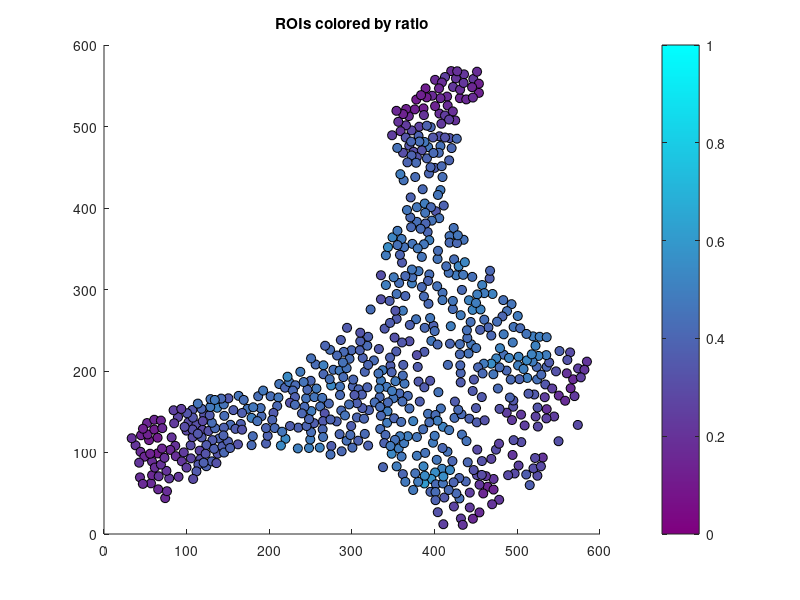

This figure's MATLAB source: (Note: this script raises an error after producing the figure.)
%%% THIS Script show an exampel of data treatment to perfom the early and late born neuron clusteirng used in Fgiure 6a and Supp. Figure 20.

%IT  first load the x y position and fluo itensnityy of cell ROI extracted from
%%% the two dye images (obtained with 561 and 642 nm excitation laser )
%%% (contained in fluoANDpositionWHALOCAMP.mat file). Then matches the
%%% coordinate in the two channels and define the dye ration of each resulting neurons. 
%%% Then, based on k-means or GMM clustering, accoridgn to ratio, the full
%%% popualtion is divided int otwo group , earry and late born neurons 


load fluoANDpositionWHALOCAMP

%% -------- PARAMETERS --------
pair_thr  = 6;        % max distance (px) to consider ROIs a match
eps_denom = 1e-12;    % avoid divide-by-zero
METRIC    = 'ratio';  % 'ratio' or 'ratioVector'

% Required inputs (must already be in workspace):
% x561, y561, x642, y642

% -------- 1) Pair ROIs by nearest neighbor --------
n1 = numel(x561);
n2 = numel(x642);

% Distance matrix between ROIs in the two channels
DX   = x561(:) - x642(:)';  
DY   = y561(:) - y642(:)';  
Dist = hypot(DX, DY);       % n1 x n2

% Greedy matching: smallest distance first, no duplicates
pairs = [];
used1 = false(n1,1);
used2 = false(n2,1);

while true
    DistMasked = Dist;
    DistMasked(used1, :) = inf;
    DistMasked(:, used2) = inf;

    [mn, idx] = min(DistMasked(:));
    if ~isfinite(mn) || mn > pair_thr
        break;
    end

    [i1, i2] = ind2sub([n1 n2], idx);
    pairs(end+1,:) = [i1 i2]; 
    used1(i1) = true;
    used2(i2) = true;
end

if isempty(pairs)
    warning('No ROI pairs found within threshold %.1f px.', pair_thr);
end

% Indices of matched ROIs
i561 = pairs(:,1);
i642 = pairs(:,2);

%% -------- 3) Compute metric & normalization --------
switch lower(METRIC)
    case 'ratio'
        % Xraw in [0,1]: 561 / (561 + 642)
        Xraw   = fluo561 ./ max(fluo561 + fluo642, eps_denom);
        Xnorm  = min(max(Xraw,0),1);     % for colormap
        cbLabel = 'RATIO = 561 / (561 + 642)';

    case 'ratiovector'
        % Xraw in [0, pi/2]: atan(561/642)
        Xraw   = atan2(fluo561, max(fluo642, eps_denom));
        Xnorm  = Xraw / (pi/2);          % normalize to [0,1]
        cbLabel = 'atan(561/642), normalized';

    otherwise
        error('Unknown METRIC "%s". Use ''ratio'' or ''ratioVector''.', METRIC);
end

% -------- Purple → cyan colormap --------
nC  = 256;
c1  = [0.5 0.00 0.5];  % purple
c2  = [0.0 1.00 1.0];  % cyan
cmap = [linspace(c1(1),c2(1),nC)', ...
        linspace(c1(2),c2(2),nC)', ...
        linspace(c1(3),c2(3),nC)'];

ci = max(1, min(nC, round(1 + Xnorm*(nC-1))));  % index into colormap

% --------  Plot: colored ROIs over 561 image --------
figure('Name','ROI Metric','Position',[100 100 700 600]);

%imshow(img561, [], 'InitialMagnification','fit'); 
%hold on;

scatter(x561(i561), y561(i561), 45, cmap(ci,:), ...
    'filled', 'MarkerEdgeColor','k', 'LineWidth',0.5);

title(sprintf('ROIs colored by %s', METRIC));
colormap(gca, cmap);
caxis([0 1]);                     % normalized color scale
cb = colorbar;
cb.Label.String = cbLabel;

hold off;


%% 
% Clustering on METRIC (Xraw): K-means or GMM + colored ROI map + per-cluster rasters
% ---------------------------

% --- Choose clustering method and K
CLUST_METHOD = 'kmeans';    % 'kmeans' or 'gmm'
K_user = [];                % [] → auto-select (silhouette for kmeans, BIC for GMM)
Kmin = 2; 
Kmax = 4;                   % search range for auto

X = Xraw(:);                % metric vector for matched ROIs
N = numel(X);

% --- Compute clusters
switch lower(CLUST_METHOD)
    case 'kmeans'
        if isempty(K_user)
            bestK = []; 
            bestSil = -inf; 
            bestIdx = [];
            opts = statset('MaxIter', 1000, 'Display', 'off');
            for K = Kmin:min(Kmax, N)
                try
                    idx0 = kmeans(X, K, 'Replicates', 10, 'Options', opts, 'Distance', 'sqeuclidean');
                    s = silhouette(X, idx0);
                    sil = mean(s, 'omitnan');
                    if sil > bestSil
                        bestSil = sil; 
                        bestK = K; 
                        bestIdx = idx0;
                    end
                catch
                end
            end
            if isempty(bestIdx)
                bestK = min(max(2, Kmin), N);
                if bestK <= 1
                    warning('Not enough data to cluster.'); 
                    return;
                end
                bestIdx = kmeans(X, bestK, 'Replicates', 5, ...
                    'Options', statset('MaxIter',500,'Display','off'));
            end
        else
            bestK = K_user;
            bestIdx = kmeans(X, bestK, 'Replicates', 10, ...
                'Options', statset('MaxIter',1000,'Display','off'));
        end

        % order clusters by ascending cluster mean
        centers = accumarray(bestIdx, X, [bestK 1], @mean, NaN);
        [centers, ord] = sort(centers, 'ascend');
        map = zeros(size(bestIdx));
        for k = 1:bestK
            map(bestIdx==ord(k)) = k;
        end
        clustIdx = map;
        K = bestK;

    case 'gmm'
        opts = statset('MaxIter', 2000, 'Display', 'off');
        if isempty(K_user)
            gmBest = []; 
            bestBIC = inf; 
            bestK = NaN;
            for K = Kmin:min(Kmax, max(2,N))
                try
                    gm = fitgmdist(X, K, 'RegularizationValue', 1e-6, ...
                        'Options', opts, 'Replicates', 10);
                    if gm.BIC < bestBIC
                        bestBIC = gm.BIC; 
                        gmBest = gm; 
                        bestK = K;
                    end
                catch
                end
            end
            if isempty(gmBest)
                warning('GMM failed to fit.'); 
                return;
            end
            [idx, ~, ~] = cluster(gmBest, X);
            [muSorted, ord] = sort(gmBest.mu, 'ascend');
            map = zeros(size(idx));
            for k = 1:bestK
                map(idx==ord(k)) = k;
            end
            clustIdx = map;
            K = bestK;
        else
            gm = fitgmdist(X, K_user, 'RegularizationValue', 1e-6, ...
                'Options', opts, 'Replicates', 10);
            [idx, ~, ~] = cluster(gm, X);
            [muSorted, ord] = sort(gm.mu, 'ascend');
            map = zeros(size(idx));
            for k = 1:K_user
                map(idx==ord(k)) = k;
            end
            clustIdx = map;
            K = K_user;
        end

    otherwise
        error('Unknown CLUST_METHOD: use ''kmeans'' or ''gmm''.');
end

% --- Colors for up to 6 clusters
baseC = lines(max(6,K)); 
C = baseC(1:K,:);

% --- Summary print
fprintf('Clustering (%s): K = %d\n', lower(CLUST_METHOD), K);
for k = 1:K
    fprintf('  Cluster %d: n = %d, mean metric = %.3f\n', ...
        k, sum(clustIdx==k), mean(X(clustIdx==k), 'omitnan'));
end
% ---------------------------
% Simplified clustering summary (2 clusters only)
% ---------------------------

% Force to 2 clusters maximum
K = min(2, numel(unique(clustIdx)));
X = Xraw(:);

% limit to first two clusters (ignore extra)
validIdx = clustIdx <= K;
clustIdx = clustIdx(validIdx);
X = X(validIdx);
i561 = i561(validIdx);
i642 = i642(validIdx);

% Define colors specifically for the FIRST PANEL:
% Cluster 1 → magenta, Cluster 2 → cyan
C_firstPanel = [1 0 1;   % magenta
                0 0.7 0.7];  % cyan

% Also keep generic colors for other plots if you want (optional)
C_generic = lines(max(K,2));

% Define x-axis for metric
switch lower(METRIC)
    case 'ratio'
        xLabel = 'RATIO = 561 / (561 + 642)';
        xMin = 0; xMax = 1; xs = linspace(xMin, xMax, 300)';
    case 'ratiovector'
        xLabel = 'RATIOVECTOR = atan(561/642) [rad]';
        xMin = 0; xMax = pi/2; xs = linspace(xMin, xMax, 300)';
    otherwise
        xLabel = 'Metric value';
        xMin = min(X); xMax = max(X); xs = linspace(xMin, xMax, 300)';
end

% --- Gaussian fits (approximate)
mus = zeros(1,K); sigs = zeros(1,K); weights = zeros(1,K);
for k = 1:K
    Xk = X(clustIdx==k);
    mus(k) = mean(Xk,'omitnan');
    sigs(k) = std(Xk,[],'omitnan');
    if ~isfinite(sigs(k)) || sigs(k)==0, sigs(k) = (xMax-xMin)/100; end
    weights(k) = numel(Xk)/numel(X);
end

% --- Figure layout
figure;

% (1) ROI MAP — 561 image (USE MAGENTA/CYAN HERE)
subplot(2,3,[1 2]);
imshow(img561, [], 'InitialMagnification','fit'); hold on;
for k = 1:K
    ii = i561(clustIdx==k);
    % choose magenta for cluster 1, cyan for cluster 2 (fallback to gray if K=1)
    col = (K>=2) * C_firstPanel(k,:) + (K==1) * [0.5 0.5 0.5];
    scatter(x561(ii), y561(ii), 25, 'o', 'MarkerEdgeColor', col, ...
        'LineWidth', 1.5, 'DisplayName', sprintf('Cluster %d', k));
end
title(sprintf('ROI map (561 image) — %s clustering', upper(CLUST_METHOD)));
legend('Location','southeastoutside'); legend boxoff;
colormap(gray); hold off;

% (2) METRIC DISTRIBUTION + GAUSSIANS (keep generic colors)
subplot(2,3,3); hold on;
nb = max(10, min(40, round(numel(X)/5)));
edges = linspace(xMin, xMax, nb+1);
for k = 1:K
    histogram(X(clustIdx==k), edges, 'Normalization','pdf', ...
        'FaceColor', C_generic(k,:), 'EdgeColor','none', 'FaceAlpha', 0.4);
    plot(xs, weights(k)*normpdf(xs, mus(k), sigs(k)), '-', ...
        'Color', C_generic(k,:), 'LineWidth', 2);
end
histogram(X, edges, 'Normalization','pdf', 'EdgeColor','k', 'FaceColor','none', 'LineWidth',1);
xlabel(xLabel); ylabel('PDF'); grid on;
title(sprintf('%s distribution + Gaussian fits (K=%d)', METRIC, K));
xlim([xMin xMax]); hold off;
